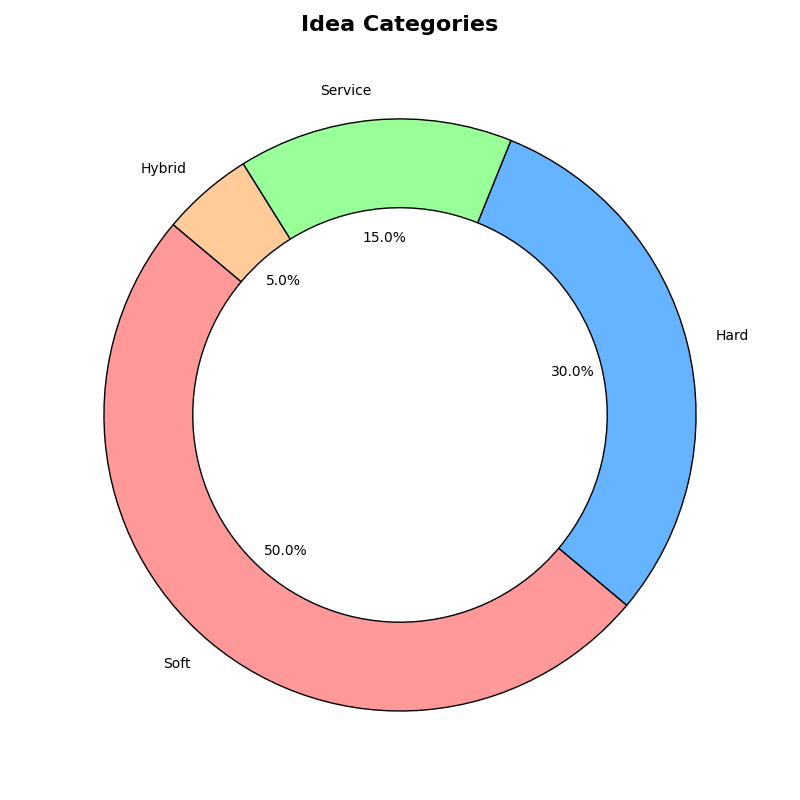

Python code for this plot:
import matplotlib.pyplot as plt
import numpy as np

stages = ["Idea", "Prototype", "Alpha", "Beta", "Launch", "Success"]
projects = np.array([500, 300, 200, 100, 50, 30])
colors = ['#ff9999', '#66b3ff', '#99ff99', '#ffcc99', '#c2c2f0', '#ffb3e4']

fig, ax = plt.subplots(figsize=(10, 8))
ax.set_xlim(0, 1)
ax.set_ylim(0, len(stages))
ax.axis('off')

ax.set_title('Innovation Funnel', fontsize=16, weight='bold', pad=20)

plt.tight_layout()

categories = ['Soft', 'Hard', 'Service', 'Hybrid']
category_counts = [250, 150, 75, 25]
pie_colors = ['#ff9999','#66b3ff','#99ff99','#ffcc99']

fig2, ax2 = plt.subplots(figsize=(8, 8))
ax2.pie(category_counts, labels=categories, colors=pie_colors, autopct='%1.1f%%',
        startangle=140, wedgeprops={'edgecolor': 'black', 'width': 0.3})

ax2.set_title('Idea Categories', fontsize=16, weight='bold', pad=10)

plt.tight_layout()
plt.show()
